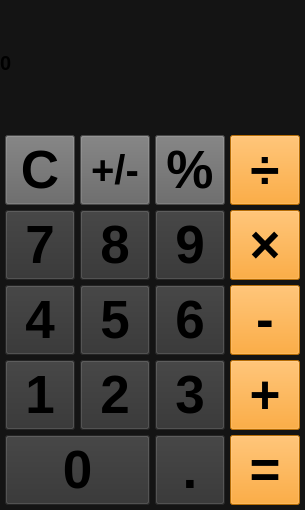
<?xml version="1.0" encoding="UTF-8"?>
<ui version="4.0">
 <class>MainWindow</class>
 <widget class="QMainWindow" name="MainWindow">
  <property name="geometry">
   <rect>
    <x>0</x>
    <y>0</y>
    <width>305</width>
    <height>510</height>
   </rect>
  </property>
  <property name="windowTitle">
   <string>Calculator</string>
  </property>
  <property name="styleSheet">
   <string notr="true">background-color: rgb(20, 20, 20);</string>
  </property>
  <widget class="QWidget" name="centralwidget">
   <widget class="QLabel" name="label_result">
    <property name="geometry">
     <rect>
      <x>0</x>
      <y>0</y>
      <width>300</width>
      <height>125</height>
     </rect>
    </property>
    <property name="font">
     <font>
      <pointsize>15</pointsize>
      <weight>75</weight>
      <bold>true</bold>
     </font>
    </property>
    <property name="styleSheet">
     <string notr="true">background-color: rgb(20, 20, 20);</string>
    </property>
    <property name="text">
     <string>0</string>
    </property>
    <property name="margin">
     <number>10</number>
    </property>
   </widget>
   <widget class="QPushButton" name="btn_C">
    <property name="geometry">
     <rect>
      <x>5</x>
      <y>135</y>
      <width>70</width>
      <height>70</height>
     </rect>
    </property>
    <property name="font">
     <font>
      <family>Arial</family>
      <pointsize>40</pointsize>
      <weight>75</weight>
      <bold>true</bold>
     </font>
    </property>
    <property name="acceptDrops">
     <bool>false</bool>
    </property>
    <property name="autoFillBackground">
     <bool>false</bool>
    </property>
    <property name="styleSheet">
     <string notr="true">background-color: rgb(100, 100, 100);</string>
    </property>
    <property name="text">
     <string>C</string>
    </property>
   </widget>
   <widget class="QPushButton" name="btn_pl_min">
    <property name="geometry">
     <rect>
      <x>80</x>
      <y>135</y>
      <width>70</width>
      <height>70</height>
     </rect>
    </property>
    <property name="font">
     <font>
      <family>Arial</family>
      <pointsize>30</pointsize>
      <weight>75</weight>
      <bold>true</bold>
     </font>
    </property>
    <property name="acceptDrops">
     <bool>false</bool>
    </property>
    <property name="autoFillBackground">
     <bool>false</bool>
    </property>
    <property name="styleSheet">
     <string notr="true">background-color: rgb(100, 100, 100);</string>
    </property>
    <property name="text">
     <string>+/-</string>
    </property>
   </widget>
   <widget class="QPushButton" name="btn_pers">
    <property name="geometry">
     <rect>
      <x>155</x>
      <y>135</y>
      <width>70</width>
      <height>70</height>
     </rect>
    </property>
    <property name="font">
     <font>
      <family>Arial</family>
      <pointsize>40</pointsize>
      <weight>75</weight>
      <bold>true</bold>
     </font>
    </property>
    <property name="acceptDrops">
     <bool>false</bool>
    </property>
    <property name="autoFillBackground">
     <bool>false</bool>
    </property>
    <property name="styleSheet">
     <string notr="true">background-color: rgb(100, 100, 100);</string>
    </property>
    <property name="text">
     <string>%</string>
    </property>
   </widget>
   <widget class="QPushButton" name="btn_div">
    <property name="geometry">
     <rect>
      <x>230</x>
      <y>135</y>
      <width>70</width>
      <height>70</height>
     </rect>
    </property>
    <property name="font">
     <font>
      <family>Arial</family>
      <pointsize>40</pointsize>
      <weight>75</weight>
      <bold>true</bold>
     </font>
    </property>
    <property name="acceptDrops">
     <bool>false</bool>
    </property>
    <property name="autoFillBackground">
     <bool>false</bool>
    </property>
    <property name="styleSheet">
     <string notr="true">background-color: rgb(255, 152, 8);</string>
    </property>
    <property name="text">
     <string>÷</string>
    </property>
   </widget>
   <widget class="QPushButton" name="btn_8">
    <property name="geometry">
     <rect>
      <x>80</x>
      <y>210</y>
      <width>70</width>
      <height>70</height>
     </rect>
    </property>
    <property name="font">
     <font>
      <family>Arial</family>
      <pointsize>40</pointsize>
      <weight>75</weight>
      <bold>true</bold>
     </font>
    </property>
    <property name="acceptDrops">
     <bool>false</bool>
    </property>
    <property name="autoFillBackground">
     <bool>false</bool>
    </property>
    <property name="styleSheet">
     <string notr="true">background-color: rgb(50, 50, 50);</string>
    </property>
    <property name="text">
     <string>8</string>
    </property>
   </widget>
   <widget class="QPushButton" name="btn_x">
    <property name="geometry">
     <rect>
      <x>230</x>
      <y>210</y>
      <width>70</width>
      <height>70</height>
     </rect>
    </property>
    <property name="font">
     <font>
      <family>Arial</family>
      <pointsize>40</pointsize>
      <weight>75</weight>
      <bold>true</bold>
     </font>
    </property>
    <property name="acceptDrops">
     <bool>false</bool>
    </property>
    <property name="autoFillBackground">
     <bool>false</bool>
    </property>
    <property name="styleSheet">
     <string notr="true">background-color: rgb(255, 152, 8);</string>
    </property>
    <property name="text">
     <string>×</string>
    </property>
   </widget>
   <widget class="QPushButton" name="btn_9">
    <property name="geometry">
     <rect>
      <x>155</x>
      <y>210</y>
      <width>70</width>
      <height>70</height>
     </rect>
    </property>
    <property name="font">
     <font>
      <family>Arial</family>
      <pointsize>40</pointsize>
      <weight>75</weight>
      <bold>true</bold>
     </font>
    </property>
    <property name="acceptDrops">
     <bool>false</bool>
    </property>
    <property name="autoFillBackground">
     <bool>false</bool>
    </property>
    <property name="styleSheet">
     <string notr="true">background-color: rgb(50, 50, 50);</string>
    </property>
    <property name="text">
     <string>9</string>
    </property>
   </widget>
   <widget class="QPushButton" name="btn_7">
    <property name="geometry">
     <rect>
      <x>5</x>
      <y>210</y>
      <width>70</width>
      <height>70</height>
     </rect>
    </property>
    <property name="font">
     <font>
      <family>Arial</family>
      <pointsize>40</pointsize>
      <weight>75</weight>
      <bold>true</bold>
     </font>
    </property>
    <property name="acceptDrops">
     <bool>false</bool>
    </property>
    <property name="autoFillBackground">
     <bool>false</bool>
    </property>
    <property name="styleSheet">
     <string notr="true">background-color: rgb(50, 50, 50);</string>
    </property>
    <property name="text">
     <string>7</string>
    </property>
   </widget>
   <widget class="QPushButton" name="btn_4">
    <property name="geometry">
     <rect>
      <x>5</x>
      <y>285</y>
      <width>70</width>
      <height>70</height>
     </rect>
    </property>
    <property name="font">
     <font>
      <family>Arial</family>
      <pointsize>40</pointsize>
      <weight>75</weight>
      <bold>true</bold>
     </font>
    </property>
    <property name="acceptDrops">
     <bool>false</bool>
    </property>
    <property name="autoFillBackground">
     <bool>false</bool>
    </property>
    <property name="styleSheet">
     <string notr="true">background-color: rgb(50, 50, 50);</string>
    </property>
    <property name="text">
     <string>4</string>
    </property>
   </widget>
   <widget class="QPushButton" name="btn_6">
    <property name="geometry">
     <rect>
      <x>155</x>
      <y>285</y>
      <width>70</width>
      <height>70</height>
     </rect>
    </property>
    <property name="font">
     <font>
      <family>Arial</family>
      <pointsize>40</pointsize>
      <weight>75</weight>
      <bold>true</bold>
     </font>
    </property>
    <property name="acceptDrops">
     <bool>false</bool>
    </property>
    <property name="autoFillBackground">
     <bool>false</bool>
    </property>
    <property name="styleSheet">
     <string notr="true">background-color: rgb(50, 50, 50);</string>
    </property>
    <property name="text">
     <string>6</string>
    </property>
   </widget>
   <widget class="QPushButton" name="btn_min">
    <property name="geometry">
     <rect>
      <x>230</x>
      <y>285</y>
      <width>70</width>
      <height>70</height>
     </rect>
    </property>
    <property name="font">
     <font>
      <family>Arial</family>
      <pointsize>40</pointsize>
      <weight>75</weight>
      <bold>true</bold>
     </font>
    </property>
    <property name="acceptDrops">
     <bool>false</bool>
    </property>
    <property name="autoFillBackground">
     <bool>false</bool>
    </property>
    <property name="styleSheet">
     <string notr="true">background-color: rgb(255, 152, 8);</string>
    </property>
    <property name="text">
     <string>-</string>
    </property>
   </widget>
   <widget class="QPushButton" name="btn_5">
    <property name="geometry">
     <rect>
      <x>80</x>
      <y>285</y>
      <width>70</width>
      <height>70</height>
     </rect>
    </property>
    <property name="font">
     <font>
      <family>Arial</family>
      <pointsize>40</pointsize>
      <weight>75</weight>
      <bold>true</bold>
     </font>
    </property>
    <property name="acceptDrops">
     <bool>false</bool>
    </property>
    <property name="autoFillBackground">
     <bool>false</bool>
    </property>
    <property name="styleSheet">
     <string notr="true">background-color: rgb(50, 50, 50);</string>
    </property>
    <property name="text">
     <string>5</string>
    </property>
   </widget>
   <widget class="QPushButton" name="btn_2">
    <property name="geometry">
     <rect>
      <x>80</x>
      <y>360</y>
      <width>70</width>
      <height>70</height>
     </rect>
    </property>
    <property name="font">
     <font>
      <family>Arial</family>
      <pointsize>40</pointsize>
      <weight>75</weight>
      <bold>true</bold>
     </font>
    </property>
    <property name="acceptDrops">
     <bool>false</bool>
    </property>
    <property name="autoFillBackground">
     <bool>false</bool>
    </property>
    <property name="styleSheet">
     <string notr="true">background-color: rgb(50, 50, 50);</string>
    </property>
    <property name="text">
     <string>2</string>
    </property>
   </widget>
   <widget class="QPushButton" name="btn_3">
    <property name="geometry">
     <rect>
      <x>155</x>
      <y>360</y>
      <width>70</width>
      <height>70</height>
     </rect>
    </property>
    <property name="font">
     <font>
      <family>Arial</family>
      <pointsize>40</pointsize>
      <weight>75</weight>
      <bold>true</bold>
     </font>
    </property>
    <property name="acceptDrops">
     <bool>false</bool>
    </property>
    <property name="autoFillBackground">
     <bool>false</bool>
    </property>
    <property name="styleSheet">
     <string notr="true">background-color: rgb(50, 50, 50);</string>
    </property>
    <property name="text">
     <string>3</string>
    </property>
   </widget>
   <widget class="QPushButton" name="btn_plus">
    <property name="geometry">
     <rect>
      <x>230</x>
      <y>360</y>
      <width>70</width>
      <height>70</height>
     </rect>
    </property>
    <property name="font">
     <font>
      <family>Arial</family>
      <pointsize>40</pointsize>
      <weight>75</weight>
      <bold>true</bold>
     </font>
    </property>
    <property name="acceptDrops">
     <bool>false</bool>
    </property>
    <property name="autoFillBackground">
     <bool>false</bool>
    </property>
    <property name="styleSheet">
     <string notr="true">background-color: rgb(255, 152, 8);</string>
    </property>
    <property name="text">
     <string>+</string>
    </property>
   </widget>
   <widget class="QPushButton" name="btn_1">
    <property name="geometry">
     <rect>
      <x>5</x>
      <y>360</y>
      <width>70</width>
      <height>70</height>
     </rect>
    </property>
    <property name="font">
     <font>
      <family>Arial</family>
      <pointsize>40</pointsize>
      <weight>75</weight>
      <bold>true</bold>
     </font>
    </property>
    <property name="acceptDrops">
     <bool>false</bool>
    </property>
    <property name="autoFillBackground">
     <bool>false</bool>
    </property>
    <property name="styleSheet">
     <string notr="true">background-color: rgb(50, 50, 50);</string>
    </property>
    <property name="text">
     <string>1</string>
    </property>
   </widget>
   <widget class="QPushButton" name="btn_equals">
    <property name="geometry">
     <rect>
      <x>230</x>
      <y>435</y>
      <width>70</width>
      <height>70</height>
     </rect>
    </property>
    <property name="font">
     <font>
      <family>Arial</family>
      <pointsize>40</pointsize>
      <weight>75</weight>
      <bold>true</bold>
     </font>
    </property>
    <property name="acceptDrops">
     <bool>false</bool>
    </property>
    <property name="autoFillBackground">
     <bool>false</bool>
    </property>
    <property name="styleSheet">
     <string notr="true">background-color: rgb(255, 152, 8);</string>
    </property>
    <property name="text">
     <string>=</string>
    </property>
   </widget>
   <widget class="QPushButton" name="btn_dot">
    <property name="geometry">
     <rect>
      <x>155</x>
      <y>435</y>
      <width>70</width>
      <height>70</height>
     </rect>
    </property>
    <property name="font">
     <font>
      <family>Arial</family>
      <pointsize>40</pointsize>
      <weight>75</weight>
      <bold>true</bold>
     </font>
    </property>
    <property name="acceptDrops">
     <bool>false</bool>
    </property>
    <property name="autoFillBackground">
     <bool>false</bool>
    </property>
    <property name="styleSheet">
     <string notr="true">background-color: rgb(50, 50, 50);</string>
    </property>
    <property name="text">
     <string>.</string>
    </property>
   </widget>
   <widget class="QPushButton" name="btn_0">
    <property name="geometry">
     <rect>
      <x>5</x>
      <y>435</y>
      <width>145</width>
      <height>70</height>
     </rect>
    </property>
    <property name="font">
     <font>
      <family>Arial</family>
      <pointsize>40</pointsize>
      <weight>75</weight>
      <bold>true</bold>
     </font>
    </property>
    <property name="acceptDrops">
     <bool>false</bool>
    </property>
    <property name="autoFillBackground">
     <bool>false</bool>
    </property>
    <property name="styleSheet">
     <string notr="true">background-color: rgb(50, 50, 50);</string>
    </property>
    <property name="text">
     <string>0</string>
    </property>
   </widget>
  </widget>
  <action name="actionRow_1">
   <property name="text">
    <string>Row 1</string>
   </property>
  </action>
  <action name="actionRow_2">
   <property name="text">
    <string>Row 2</string>
   </property>
  </action>
  <action name="actionRow_3">
   <property name="text">
    <string>Row 3</string>
   </property>
  </action>
 </widget>
 <resources/>
 <connections/>
</ui>
